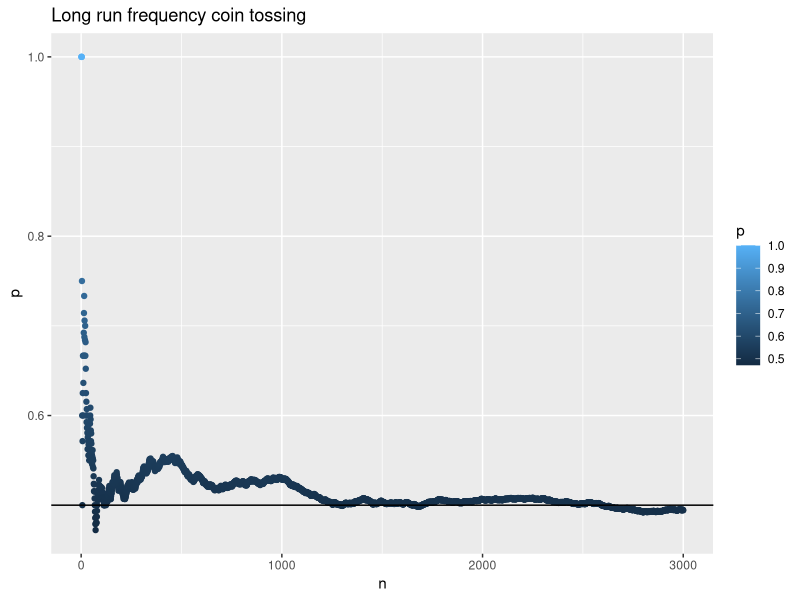

This chart was generated by the following R code: (Note: this script raises an error after producing the figure.)
# Probability
# 
mycoin = function(iter,pr=1/2)
{
  if(!require(ggplot2)) {install.packages(ggplot2)}
  # 1 = head, 0 = tail
  face = rbinom(iter,size = 1, prob = pr)
  # cum num of successes
  x = cumsum(face)
  n = 1:iter
  p = x/n
  p.df=data.frame(p = p, n = n)
  
  dev.new(noRStudioGD = TRUE)
  
  g = ggplot(p.df, aes(x= n , y = p, col = p )) + geom_point()
  g = g + geom_hline(yintercept = pr)  + ggtitle("Long run frequency coin tossing")
  
  print(g)
}


mycoin(3000)


mycoin2 = function(iter, pr =1/2)
  

{
  if(!require(ggplot2)) {install.packages(ggplot2)}
  # 1 = head, 0 = tail
  face = NULL
  for(i in 1:iter){
  face = c(face, rbinom(i,size = 1, prob = pr))
  }
  
  n = 1:iter
  p = face/n
  p.df=data.frame(p = p, n = n)
  
  dev.new(noRStudioGD = TRUE)
  
  g = ggplot(p.df, aes(x= n , y = p, col = p )) + geom_point()
  g = g + geom_hline(yintercept = pr)  + ggtitle("Long run frequency coin tossing")
  
  print(g)
}

mycoin2(3000)

# plotting areas in ggplot
# 
dev.new(noRStudioGD = TRUE)
library(ggplot2)
q <- ggplot(data.frame(x = c(-15, 25)), aes(x = x)) +
  stat_function(fun = dnorm, args = list(mean=5, sd = 10))
q
shade <- function(x) {
  y <- dnorm(x, mean = 5, sd = 10)
  y[x < -5 | x > 10.00] <- NA
  y
}

q <- q + stat_function(fun=shade, geom="area", fill="green3", alpha=0.5)
print(q)

# Base R
# Learn how to use polygon()
dev.new(noRStudioGD = TRUE)
curve(dnorm(x, mean= 5 , sd =10), xlim = c(-15,25))
xcurve = seq(-5,10, length = 1000)
ycurve = dnorm(xcurve, mean = 5, sd =10)
polygon(x = c(-5,xcurve,10), y = c(0,ycurve,0), col = "green3")

# Calculating probabilities
# Area under density is the probability
# 
# X ~ N(10,15), want P(X>12)
dev.new(noRStudioGD = TRUE)
curve(dnorm(x, mean= 10 , sd =15), xlim = c(-20,50))
xcurve = seq(12,50, length = 1000)
ycurve = dnorm(xcurve, mean = 10, sd =15)
polygon(x = c(12,xcurve,50), y = c(0,ycurve,0), col = "green3")
area = 1- pnorm(12,10,15) # 1-lower tail
area = round(area,4) # round
text(locator(1), paste("Area=", area)) #locator waits for a left click

# One more example
# X ~ N(10,15), want P(12 <X<=22)
dev.new(noRStudioGD = TRUE)
curve(dnorm(x, mean= 10 , sd =15), xlim = c(-20,50))
xcurve = seq(12,22, length = 1000)
ycurve = dnorm(xcurve, mean = 10, sd =15)
polygon(x = c(12,xcurve,22), y = c(0,ycurve,0), col = "green3")
area = pnorm(22,10,15)-pnorm(12,10,15) # 1-lower tail
area = round(area,4) # round
text(locator(1), paste("Area=", area)) #locator waits for a left click

